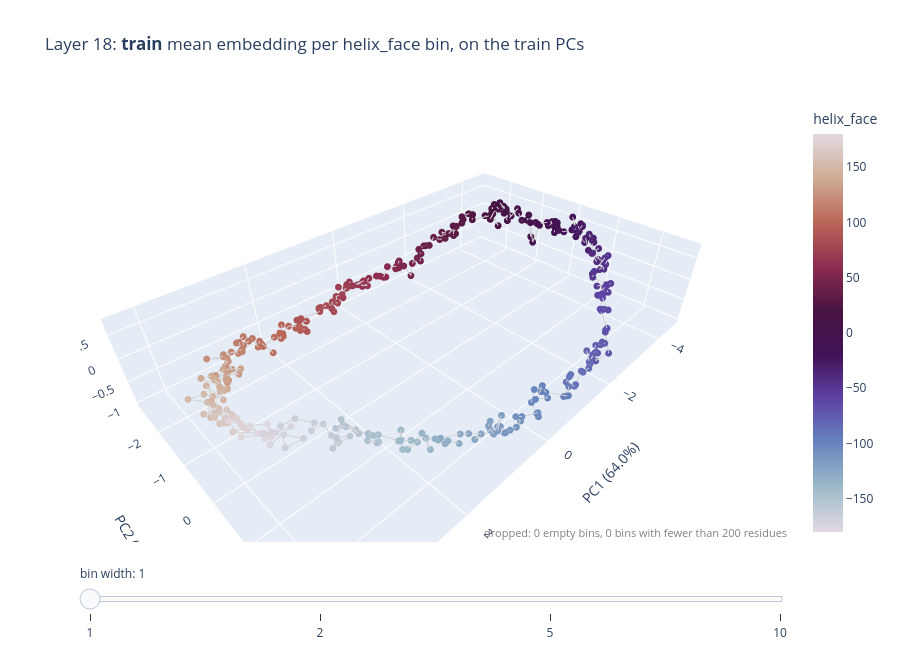
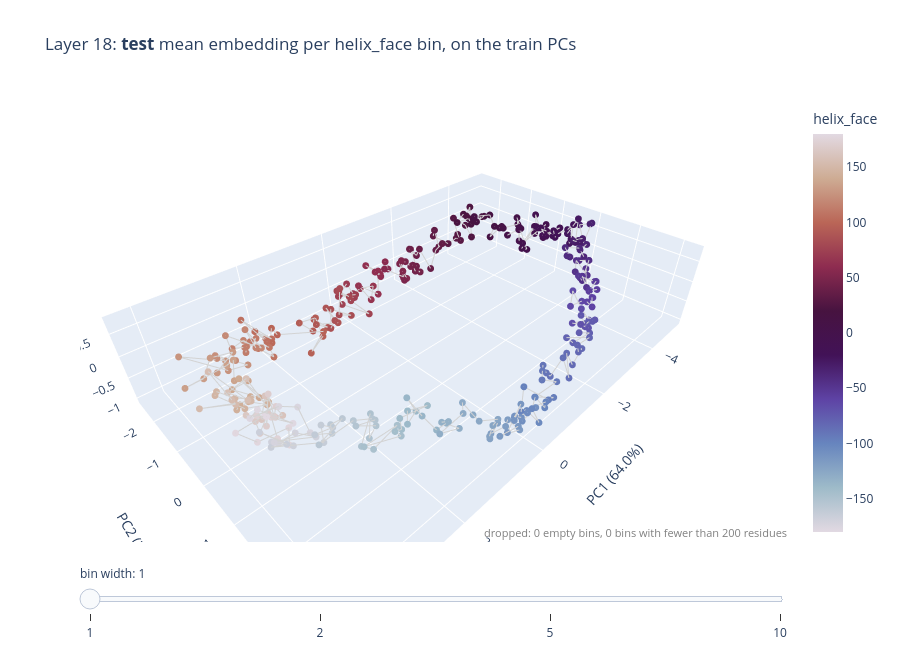

These figures' notebook cell, in order:
### Markdown cell above
### Helix face

### Code cell
widths = [1, 2, 5, 10]
points = {split: {w: bin_means(sums[split]["helix_face"], counts[split]["helix_face"], -180, w) for w in widths} for split in SPLITS}

# train PC axes for every bin width, saved
axes = {}
for w in widths:
    axes[w] = pca_axes(points["train"][w]["means"], reference=axes[widths[0]]["components"] if axes else None)
    np.savez(config.data_path("label_bins") / f"train_helix_face_width{w}_pca_axes_L{LAYER}.npz", **axes[w])
    print(f"bin width {w}: train PC1-6 explain {np.round(axes[w]['explained'], 3)}")

plot_pca(points["train"], axes, "helix_face", f"Layer {LAYER}: <b>train</b> mean embedding per helix_face bin, on the train PCs", periodic=True)
plot_pca(points["test"], axes, "helix_face", f"Layer {LAYER}: <b>test</b> mean embedding per helix_face bin, on the train PCs", periodic=True)

### Figure 1 — Plotly figure (JSON) as saved in the notebook; plotly's stock layout.template omitted (floating-point values rounded to 4 significant figures; data arrays with more than 128 entries replaced by an {"elided": "..."} marker saying what was removed)
{"data": [{"hoverinfo": "text", "line": {"color": "lightgray"}, "marker": {"cmax": 180, "cmin": -180, "color": {"elided": "361 float values"}, "colorbar": {"title": {"text": "helix_face"}}, "colorscale": [[0, "#e2d9e2"], [0.1111, "#9ebbc9"], [0.2222, "#6785be"], [0.3333, "#5e43a5"], [0.4444, "#421257"], [0.5556, "#471340"], [0.6667, "#8e2c50"], [0.7778, "#ba6657"], [0.8889, "#ceac94"], [1, "#e2d9e2"]], "size": 4}, "mode": "markers+lines", "text": {"elided": "361 str values"}, "type": "scatter3d", "visible": true, "x": {"elided": "361 float values"}, "y": {"elided": "361 float values"}, "z": {"elided": "361 float values"}}, {"hoverinfo": "text", "line": {"color": "lightgray"}, "marker": {"cmax": 180, "cmin": -180, "color": {"elided": "181 float values"}, "colorbar": {"title": {"text": "helix_face"}}, "colorscale": [[0, "#e2d9e2"], [0.1111, "#9ebbc9"], [0.2222, "#6785be"], [0.3333, "#5e43a5"], [0.4444, "#421257"], [0.5556, "#471340"], [0.6667, "#8e2c50"], [0.7778, "#ba6657"], [0.8889, "#ceac94"], [1, "#e2d9e2"]], "size": 4}, "mode": "markers+lines", "text": {"elided": "181 str values"}, "type": "scatter3d", "visible": false, "x": {"elided": "181 float values"}, "y": {"elided": "181 float values"}, "z": {"elided": "181 float values"}}, {"hoverinfo": "text", "line": {"color": "lightgray"}, "marker": {"cmax": 180, "cmin": -180, "color": [-177.5, -172.5, -167.5, -162.5, -157.5, -152.5, -147.5, -142.5, -137.5, -132.5, -127.5, -122.5, -117.5, -112.5, -107.5, -102.5, -97.5, -92.5, -87.5, -82.5, -77.5, -72.5, -67.5, -62.5, -57.5, -52.5, -47.5, -42.5, -37.5, -32.5, -27.5, -22.5, -17.5, -12.5, -7.5, -2.5, 2.5, 7.5, 12.5, 17.5, 22.5, 27.5, 32.5, 37.5, 42.5, 47.5, 52.5, 57.5, 62.5, 67.5, 72.5, 77.5, 82.5, 87.5, 92.5, 97.5, 102.5, 107.5, 112.5, 117.5, 122.5, 127.5, 132.5, 137.5, 142.5, 147.5, 152.5, 157.5, 162.5, 167.5, 172.5, 177.5, -177.5], "colorbar": {"title": {"text": "helix_face"}}, "colorscale": [[0, "#e2d9e2"], [0.1111, "#9ebbc9"], [0.2222, "#6785be"], [0.3333, "#5e43a5"], [0.4444, "#421257"], [0.5556, "#471340"], [0.6667, "#8e2c50"], [0.7778, "#ba6657"], [0.8889, "#ceac94"], [1, "#e2d9e2"]], "size": 4}, "mode": "markers+lines", "text": ["helix_face -177.5: 55,357 residues", "helix_face -172.5: 56,283 residues", "helix_face -167.5: 56,039 residues", "helix_face -162.5: 55,802 residues", "helix_face -157.5: 55,809 residues", "helix_face -152.5: 55,021 residues", "helix_face -147.5: 54,686 residues", "helix_face -142.5: 53,416 residues", "helix_face -137.5: 53,443 residues", "helix_face -132.5: 54,226 residues", "helix_face -127.5: 55,403 residues", "helix_face -122.5: 54,292 residues", "helix_face -117.5: 54,573 residues", "helix_face -112.5: 53,450 residues", "helix_face -107.5: 53,649 residues", "helix_face -102.5: 53,410 residues", "helix_face -97.5: 52,795 residues", "helix_face -92.5: 54,149 residues", "helix_face -87.5: 53,252 residues", "helix_face -82.5: 52,566 residues", "helix_face -77.5: 52,443 residues", "helix_face -72.5: 53,556 residues", "helix_face -67.5: 53,096 residues", "helix_face -62.5: 53,018 residues", "helix_face -57.5: 53,648 residues", "helix_face -52.5: 54,466 residues", "helix_face -47.5: 53,248 residues", "helix_face -42.5: 53,266 residues", "helix_face -37.5: 53,862 residues", "helix_face -32.5: 54,820 residues", "helix_face -27.5: 55,146 residues", "helix_face -22.5: 54,930 residues", "helix_face -17.5: 55,007 residues", "helix_face -12.5: 56,636 residues", "helix_face -7.5: 56,928 residues", "helix_face -2.5: 56,885 residues", "helix_face 2.5: 57,057 residues", "helix_face 7.5: 56,805 residues", "helix_face 12.5: 55,858 residues", "helix_face 17.5: 57,217 residues", "helix_face 22.5: 56,866 residues", "helix_face 27.5: 55,565 residues", "helix_face 32.5: 56,276 residues", "helix_face 37.5: 56,293 residues", "helix_face 42.5: 56,776 residues", "helix_face 47.5: 57,103 residues", "helix_face 52.5: 55,480 residues", "helix_face 57.5: 56,197 residues", "helix_face 62.5: 55,977 residues", "helix_face 67.5: 56,481 residues", "helix_face 72.5: 56,193 residues", "helix_face 77.5: 55,340 residues", "helix_face 82.5: 55,702 residues", "helix_face 87.5: 55,094 residues", "helix_face 92.5: 55,049 residues", "helix_face 97.5: 54,323 residues", "helix_face 102.5: 55,294 residues", "helix_face 107.5: 55,924 residues", "helix_face 112.5: 55,785 residues", "helix_face 117.5: 55,795 residues", "helix_face 122.5: 55,076 residues", "helix_face 127.5: 54,757 residues", "helix_face 132.5: 55,835 residues", "helix_face 137.5: 56,264 residues", "helix_face 142.5: 57,002 residues", "helix_face 147.5: 55,514 residues", "helix_face 152.5: 55,675 residues", "helix_face 157.5: 55,637 residues", "helix_face 162.5: 56,366 residues", "helix_face 167.5: 56,373 residues", "helix_face 172.5: 56,217 residues", "helix_face 177.5: 55,813 residues", "helix_face -177.5: 55,357 residues"], "type": "scatter3d", "visible": false, "x": [3.78, 3.705, 3.544, 3.225, 3.12, 2.932, 2.787, 2.441, 2.295, 1.955, 1.663, 1.195, 0.9256, 0.7375, 0.2136, -0.1195, -0.4306, -0.8946, -1.251, -1.6, -2.056, -2.321, -2.638, -2.871, -3.201, -3.583, -3.887, -3.974, -4.038, -4.189, -4.3, -4.435, -4.458, -4.256, -4.111, -3.975, -3.962, -3.766, -3.672, -3.582, -3.402, -2.914, -2.697, -2.389, -1.933, -1.583, -1.349, -1.027, -0.5697, -0.2205, 0.09709, 0.3825, 0.7199, 1.251, 1.406, 1.709, 2.119, 2.459, 2.813, 3.003, 3.325, 3.374, 3.417, 3.571, 3.769, 3.811, 4.061, 4.028, 4.05, 3.901, 3.933, 3.938, 3.78], "y": [0.8589, 0.9694, 1.162, 1.402, 1.492, 1.564, 1.762, 1.826, 1.976, 2.094, 2.221, 2.389, 2.413, 2.449, 2.466, 2.4, 2.437, 2.529, 2.477, 2.487, 2.394, 2.338, 2.141, 1.953, 1.744, 1.514, 1.282, 1.129, 1.003, 0.7473, 0.4037, 0.3058, 0.01387, -0.1953, -0.4211, -0.6305, -0.9354, -1.278, -1.414, -1.475, -1.682, -1.886, -1.933, -2.144, -2.215, -2.303, -2.406, -2.463, -2.542, -2.604, -2.597, -2.466, -2.439, -2.475, -2.315, -2.272, -2.129, -1.986, -1.872, -1.706, -1.51, -1.309, -1.194, -1.065, -0.7573, -0.5848, -0.4555, -0.176, 0.07522, 0.2843, 0.4926, 0.6371, 0.8589], "z": [0.4748, 0.5675, 0.599, 0.4864, 0.4562, 0.4341, 0.2596, 0.09802, 0.0234, -0.1707, -0.2147, -0.2436, -0.352, -0.5027, -0.5734, -0.5081, -0.5343, -0.5835, -0.673, -0.5166, -0.512, -0.6644, -0.3135, -0.1537, -0.08916, -0.111, 0.1524, 0.03262, 0.2395, 0.4099, 0.4619, 0.3988, 0.4334, 0.4433, 0.4763, 0.3886, 0.5212, 0.5484, 0.621, 0.5032, 0.4589, 0.4104, 0.1741, 0.0359, -0.1381, -0.3389, -0.3886, -0.4489, -0.5164, -0.4733, -0.518, -0.526, -0.5427, -0.6501, -0.636, -0.5378, -0.4921, -0.2997, -0.07504, -0.04829, 0.05857, 0.002344, -0.0003341, 0.1687, 0.1406, 0.3009, 0.3452, 0.3595, 0.4519, 0.3627, 0.5195, 0.5281, 0.4748]}, {"hoverinfo": "text", "line": {"color": "lightgray"}, "marker": {"cmax": 180, "cmin": -180, "color": [-175.0, -165.0, -155.0, -145.0, -135.0, -125.0, -115.0, -105.0, -95.0, -85.0, -75.0, -65.0, -55.0, -45.0, -35.0, -25.0, -15.0, -5.0, 5.0, 15.0, 25.0, 35.0, 45.0, 55.0, 65.0, 75.0, 85.0, 95.0, 105.0, 115.0, 125.0, 135.0, 145.0, 155.0, 165.0, 175.0, -175.0], "colorbar": {"title": {"text": "helix_face"}}, "colorscale": [[0, "#e2d9e2"], [0.1111, "#9ebbc9"], [0.2222, "#6785be"], [0.3333, "#5e43a5"], [0.4444, "#421257"], [0.5556, "#471340"], [0.6667, "#8e2c50"], [0.7778, "#ba6657"], [0.8889, "#ceac94"], [1, "#e2d9e2"]], "size": 4}, "mode": "markers+lines", "text": ["helix_face -175: 111,640 residues", "helix_face -165: 111,841 residues", "helix_face -155: 110,830 residues", "helix_face -145: 108,102 residues", "helix_face -135: 107,669 residues", "helix_face -125: 109,695 residues", "helix_face -115: 108,023 residues", "helix_face -105: 107,059 residues", "helix_face -95: 106,944 residues", "helix_face -85: 105,818 residues", "helix_face -75: 105,999 residues", "helix_face -65: 106,114 residues", "helix_face -55: 108,114 residues", "helix_face -45: 106,514 residues", "helix_face -35: 108,682 residues", "helix_face -25: 110,076 residues", "helix_face -15: 111,643 residues", "helix_face -5: 113,813 residues", "helix_face 5: 113,862 residues", "helix_face 15: 113,075 residues", "helix_face 25: 112,431 residues", "helix_face 35: 112,569 residues", "helix_face 45: 113,879 residues", "helix_face 55: 111,677 residues", "helix_face 65: 112,458 residues", "helix_face 75: 111,533 residues", "helix_face 85: 110,796 residues", "helix_face 95: 109,372 residues", "helix_face 105: 111,218 residues", "helix_face 115: 111,580 residues", "helix_face 125: 109,833 residues", "helix_face 135: 112,099 residues", "helix_face 145: 112,516 residues", "helix_face 155: 111,312 residues", "helix_face 165: 112,739 residues", "helix_face 175: 112,030 residues", "helix_face -175: 111,640 residues"], "type": "scatter3d", "visible": false, "x": [3.743, 3.385, 3.027, 2.617, 2.124, 1.432, 0.8337, 0.0486, -0.6644, -1.423, -2.189, -2.753, -3.392, -3.93, -4.114, -4.367, -4.356, -4.043, -3.865, -3.627, -3.162, -2.544, -1.759, -1.188, -0.3955, 0.2376, 0.983, 1.556, 2.289, 2.907, 3.349, 3.494, 3.789, 4.045, 3.976, 3.936, 3.743], "y": [0.913, 1.281, 1.527, 1.793, 2.035, 2.303, 2.43, 2.433, 2.484, 2.483, 2.367, 2.049, 1.63, 1.207, 0.8764, 0.357, -0.09016, -0.5239, -1.104, -1.443, -1.781, -2.037, -2.258, -2.434, -2.573, -2.532, -2.457, -2.294, -2.058, -1.79, -1.411, -1.13, -0.6739, -0.3176, 0.1779, 0.563, 0.913], "z": [0.523, 0.5463, 0.4396, 0.1683, -0.08016, -0.2334, -0.4198, -0.5331, -0.5553, -0.5959, -0.5807, -0.2437, -0.1092, 0.08903, 0.3221, 0.4278, 0.4453, 0.4469, 0.5376, 0.564, 0.4291, 0.09817, -0.2347, -0.4229, -0.5009, -0.5222, -0.5874, -0.5822, -0.3979, -0.07346, 0.02426, 0.08199, 0.221, 0.3586, 0.4198, 0.5301, 0.523]}], "layout": {"annotations": [{"font": {"color": "gray", "size": 11}, "showarrow": false, "text": "dropped: 0 empty bins, 0 bins with fewer than 200 residues", "x": 1, "xanchor": "right", "xref": "paper", "y": 0, "yanchor": "bottom", "yref": "paper"}], "height": 650, "scene": {"aspectmode": "data", "xaxis": {"title": {"text": "PC1 (64.0%)"}}, "yaxis": {"title": {"text": "PC2 (23.3%)"}}, "zaxis": {"title": {"text": "PC3 (1.3%)"}}}, "sliders": [{"currentvalue": {"prefix": "bin width: "}, "steps": [{"args": [{"visible": [true, false, false, false]}, {"annotations": [{"font": {"color": "gray", "size": 11}, "showarrow": false, "text": "dropped: 0 empty bins, 0 bins with fewer than 200 residues", "x": 1, "xanchor": "right", "xref": "paper", "y": 0, "yanchor": "bottom", "yref": "paper"}], "scene.xaxis.title.text": "PC1 (64.0%)", "scene.yaxis.title.text": "PC2 (23.3%)", "scene.zaxis.title.text": "PC3 (1.3%)"}], "label": "1", "method": "update"}, {"args": [{"visible": [false, true, false, false]}, {"annotations": [{"font": {"color": "gray", "size": 11}, "showarrow": false, "text": "dropped: 0 empty bins, 0 bins with fewer than 200 residues", "x": 1, "xanchor": "right", "xref": "paper", "y": 0, "yanchor": "bottom", "yref": "paper"}], "scene.xaxis.title.text": "PC1 (65.8%)", "scene.yaxis.title.text": "PC2 (24.0%)", "scene.zaxis.title.text": "PC3 (1.3%)"}], "label": "2", "method": "update"}, {"args": [{"visible": [false, false, true, false]}, {"annotations": [{"font": {"color": "gray", "size": 11}, "showarrow": false, "text": "dropped: 0 empty bins, 0 bins with fewer than 200 residues", "x": 1, "xanchor": "right", "xref": "paper", "y": 0, "yanchor": "bottom", "yref": "paper"}], "scene.xaxis.title.text": "PC1 (67.6%)", "scene.yaxis.title.text": "PC2 (24.6%)", "scene.zaxis.title.text": "PC3 (1.3%)"}], "label": "5", "method": "update"}, {"args": [{"visible": [false, false, false, true]}, {"annotations": [{"font": {"color": "gray", "size": 11}, "showarrow": false, "text": "dropped: 0 empty bins, 0 bins with fewer than 200 residues", "x": 1, "xanchor": "right", "xref": "paper", "y": 0, "yanchor": "bottom", "yref": "paper"}], "scene.xaxis.title.text": "PC1 (68.9%)", "scene.yaxis.title.text": "PC2 (25.1%)", "scene.zaxis.title.text": "PC3 (1.3%)"}], "label": "10", "method": "update"}]}], "title": {"text": "Layer 18: <b>train</b> mean embedding per helix_face bin, on the train PCs"}}}

### Figure 2 — Plotly figure (JSON) as saved in the notebook; plotly's stock layout.template omitted (floating-point values rounded to 4 significant figures; data arrays with more than 128 entries replaced by an {"elided": "..."} marker saying what was removed)
{"data": [{"hoverinfo": "text", "line": {"color": "lightgray"}, "marker": {"cmax": 180, "cmin": -180, "color": {"elided": "361 float values"}, "colorbar": {"title": {"text": "helix_face"}}, "colorscale": [[0, "#e2d9e2"], [0.1111, "#9ebbc9"], [0.2222, "#6785be"], [0.3333, "#5e43a5"], [0.4444, "#421257"], [0.5556, "#471340"], [0.6667, "#8e2c50"], [0.7778, "#ba6657"], [0.8889, "#ceac94"], [1, "#e2d9e2"]], "size": 4}, "mode": "markers+lines", "text": {"elided": "361 str values"}, "type": "scatter3d", "visible": true, "x": {"elided": "361 float values"}, "y": {"elided": "361 float values"}, "z": {"elided": "361 float values"}}, {"hoverinfo": "text", "line": {"color": "lightgray"}, "marker": {"cmax": 180, "cmin": -180, "color": {"elided": "181 float values"}, "colorbar": {"title": {"text": "helix_face"}}, "colorscale": [[0, "#e2d9e2"], [0.1111, "#9ebbc9"], [0.2222, "#6785be"], [0.3333, "#5e43a5"], [0.4444, "#421257"], [0.5556, "#471340"], [0.6667, "#8e2c50"], [0.7778, "#ba6657"], [0.8889, "#ceac94"], [1, "#e2d9e2"]], "size": 4}, "mode": "markers+lines", "text": {"elided": "181 str values"}, "type": "scatter3d", "visible": false, "x": {"elided": "181 float values"}, "y": {"elided": "181 float values"}, "z": {"elided": "181 float values"}}, {"hoverinfo": "text", "line": {"color": "lightgray"}, "marker": {"cmax": 180, "cmin": -180, "color": [-177.5, -172.5, -167.5, -162.5, -157.5, -152.5, -147.5, -142.5, -137.5, -132.5, -127.5, -122.5, -117.5, -112.5, -107.5, -102.5, -97.5, -92.5, -87.5, -82.5, -77.5, -72.5, -67.5, -62.5, -57.5, -52.5, -47.5, -42.5, -37.5, -32.5, -27.5, -22.5, -17.5, -12.5, -7.5, -2.5, 2.5, 7.5, 12.5, 17.5, 22.5, 27.5, 32.5, 37.5, 42.5, 47.5, 52.5, 57.5, 62.5, 67.5, 72.5, 77.5, 82.5, 87.5, 92.5, 97.5, 102.5, 107.5, 112.5, 117.5, 122.5, 127.5, 132.5, 137.5, 142.5, 147.5, 152.5, 157.5, 162.5, 167.5, 172.5, 177.5, -177.5], "colorbar": {"title": {"text": "helix_face"}}, "colorscale": [[0, "#e2d9e2"], [0.1111, "#9ebbc9"], [0.2222, "#6785be"], [0.3333, "#5e43a5"], [0.4444, "#421257"], [0.5556, "#471340"], [0.6667, "#8e2c50"], [0.7778, "#ba6657"], [0.8889, "#ceac94"], [1, "#e2d9e2"]], "size": 4}, "mode": "markers+lines", "text": ["helix_face -177.5: 12,474 residues", "helix_face -172.5: 12,744 residues", "helix_face -167.5: 12,019 residues", "helix_face -162.5: 11,952 residues", "helix_face -157.5: 12,405 residues", "helix_face -152.5: 12,503 residues", "helix_face -147.5: 12,237 residues", "helix_face -142.5: 12,159 residues", "helix_face -137.5: 12,171 residues", "helix_face -132.5: 11,697 residues", "helix_face -127.5: 11,886 residues", "helix_face -122.5: 11,770 residues", "helix_face -117.5: 12,067 residues", "helix_face -112.5: 11,683 residues", "helix_face -107.5: 11,690 residues", "helix_face -102.5: 11,743 residues", "helix_face -97.5: 11,764 residues", "helix_face -92.5: 11,896 residues", "helix_face -87.5: 12,276 residues", "helix_face -82.5: 12,669 residues", "helix_face -77.5: 12,235 residues", "helix_face -72.5: 12,084 residues", "helix_face -67.5: 12,251 residues", "helix_face -62.5: 12,929 residues", "helix_face -57.5: 12,368 residues", "helix_face -52.5: 11,838 residues", "helix_face -47.5: 11,802 residues", "helix_face -42.5: 12,187 residues", "helix_face -37.5: 12,092 residues", "helix_face -32.5: 12,323 residues", "helix_face -27.5: 12,213 residues", "helix_face -22.5: 12,424 residues", "helix_face -17.5: 12,331 residues", "helix_face -12.5: 12,323 residues", "helix_face -7.5: 12,053 residues", "helix_face -2.5: 11,564 residues", "helix_face 2.5: 11,965 residues", "helix_face 7.5: 12,543 residues", "helix_face 12.5: 12,594 residues", "helix_face 17.5: 12,695 residues", "helix_face 22.5: 12,740 residues", "helix_face 27.5: 12,705 residues", "helix_face 32.5: 12,989 residues", "helix_face 37.5: 12,869 residues", "helix_face 42.5: 12,364 residues", "helix_face 47.5: 12,024 residues", "helix_face 52.5: 12,139 residues", "helix_face 57.5: 11,740 residues", "helix_face 62.5: 11,856 residues", "helix_face 67.5: 11,752 residues", "helix_face 72.5: 11,971 residues", "helix_face 77.5: 12,580 residues", "helix_face 82.5: 12,597 residues", "helix_face 87.5: 12,159 residues", "helix_face 92.5: 11,770 residues", "helix_face 97.5: 11,714 residues", "helix_face 102.5: 11,923 residues", "helix_face 107.5: 12,213 residues", "helix_face 112.5: 12,678 residues", "helix_face 117.5: 12,455 residues", "helix_face 122.5: 12,633 residues", "helix_face 127.5: 12,626 residues", "helix_face 132.5: 12,291 residues", "helix_face 137.5: 12,185 residues", "helix_face 142.5: 11,645 residues", "helix_face 147.5: 12,342 residues", "helix_face 152.5: 12,416 residues", "helix_face 157.5: 12,388 residues", "helix_face 162.5: 12,125 residues", "helix_face 167.5: 12,472 residues", "helix_face 172.5: 12,071 residues", "helix_face 177.5: 12,120 residues", "helix_face -177.5: 12,474 residues"], "type": "scatter3d", "visible": false, "x": [3.558, 3.431, 3.584, 3.283, 2.982, 2.607, 2.615, 2.093, 1.941, 1.434, 1.057, 0.6103, 0.4965, 0.3502, 0.06455, -0.2025, -0.4872, -0.8598, -1.381, -2.086, -2.403, -2.561, -2.669, -3.048, -3.356, -3.771, -3.809, -3.881, -4.344, -4.854, -4.602, -4.524, -4.439, -4.404, -4.491, -4.29, -4.167, -4.201, -3.707, -3.677, -3.495, -3.397, -2.909, -2.415, -2.05, -1.884, -1.594, -1.229, -1.022, -0.6652, -0.2033, -0.1546, 0.1746, 0.598, 0.8645, 1.357, 2.055, 2.309, 2.609, 2.664, 3.121, 3.341, 3.532, 3.306, 3.366, 3.607, 3.681, 3.55, 3.358, 3.507, 3.473, 3.637, 3.558], "y": [1.047, 1.348, 1.474, 1.679, 1.795, 2.093, 2.165, 2.265, 2.247, 2.48, 2.505, 2.782, 2.933, 3.012, 2.994, 3.04, 2.914, 2.73, 2.717, 2.714, 2.476, 2.541, 2.343, 2.055, 2.122, 1.719, 1.573, 1.382, 1.116, 0.9231, 0.8716, 0.7183, 0.3754, 0.1301, -0.1077, -0.196, -0.5198, -0.8397, -1.177, -1.389, -1.642, -1.656, -1.854, -1.832, -2.018, -2.007, -1.866, -2.153, -2.213, -2.267, -2.27, -2.123, -2.032, -1.886, -2.082, -1.813, -1.932, -1.6, -1.507, -1.393, -1.213, -1.223, -0.9307, -0.4003, -0.1559, 0.02519, 0.1404, 0.1548, 0.4371, 0.6677, 0.847, 1.019, 1.047], "z": [0.5443, 0.3307, 0.3421, 0.3927, 0.3602, 0.3244, 0.1792, 0.1226, 0.2039, -0.2131, -0.2808, -0.6605, -0.6533, -0.4818, -0.5648, -0.6216, -0.6697, -0.5442, -0.592, -0.5637, -0.4603, -0.2332, -0.3412, -0.1306, -0.09725, -0.033, 0.05123, 0.1692, 0.218, 0.4376, 0.3697, 0.4336, 0.3666, 0.3728, 0.3275, 0.1062, 0.1938, 0.2715, 0.3289, 0.3875, 0.4631, 0.08528, -0.03433, -0.264, -0.3658, -0.5391, -0.4769, -0.4129, -0.4571, -0.7179, -0.606, -0.7069, -0.5837, -0.7536, -0.8035, -0.7508, -0.5128, -0.34, -0.1866, -0.03446, 0.04396, -0.008696, 0.1259, 0.007683, -0.1932, 0.1891, 0.2574, 0.41, 0.08245, 0.2208, 0.2846, 0.2521, 0.5443]}, {"hoverinfo": "text", "line": {"color": "lightgray"}, "marker": {"cmax": 180, "cmin": -180, "color": [-175.0, -165.0, -155.0, -145.0, -135.0, -125.0, -115.0, -105.0, -95.0, -85.0, -75.0, -65.0, -55.0, -45.0, -35.0, -25.0, -15.0, -5.0, 5.0, 15.0, 25.0, 35.0, 45.0, 55.0, 65.0, 75.0, 85.0, 95.0, 105.0, 115.0, 125.0, 135.0, 145.0, 155.0, 165.0, 175.0, -175.0], "colorbar": {"title": {"text": "helix_face"}}, "colorscale": [[0, "#e2d9e2"], [0.1111, "#9ebbc9"], [0.2222, "#6785be"], [0.3333, "#5e43a5"], [0.4444, "#421257"], [0.5556, "#471340"], [0.6667, "#8e2c50"], [0.7778, "#ba6657"], [0.8889, "#ceac94"], [1, "#e2d9e2"]], "size": 4}, "mode": "markers+lines", "text": ["helix_face -175: 25,218 residues", "helix_face -165: 23,971 residues", "helix_face -155: 24,908 residues", "helix_face -145: 24,396 residues", "helix_face -135: 23,868 residues", "helix_face -125: 23,656 residues", "helix_face -115: 23,750 residues", "helix_face -105: 23,433 residues", "helix_face -95: 23,660 residues", "helix_face -85: 24,945 residues", "helix_face -75: 24,319 residues", "helix_face -65: 25,180 residues", "helix_face -55: 24,206 residues", "helix_face -45: 23,989 residues", "helix_face -35: 24,415 residues", "helix_face -25: 24,637 residues", "helix_face -15: 24,654 residues", "helix_face -5: 23,617 residues", "helix_face 5: 24,508 residues", "helix_face 15: 25,289 residues", "helix_face 25: 25,445 residues", "helix_face 35: 25,858 residues", "helix_face 45: 24,388 residues", "helix_face 55: 23,879 residues", "helix_face 65: 23,608 residues", "helix_face 75: 24,551 residues", "helix_face 85: 24,756 residues", "helix_face 95: 23,484 residues", "helix_face 105: 24,136 residues", "helix_face 115: 25,133 residues", "helix_face 125: 25,259 residues", "helix_face 135: 24,476 residues", "helix_face 145: 23,987 residues", "helix_face 155: 24,804 residues", "helix_face 165: 24,597 residues", "helix_face 175: 24,191 residues", "helix_face -175: 25,218 residues"], "type": "scatter3d", "visible": false, "x": [3.495, 3.435, 2.795, 2.356, 1.694, 0.8367, 0.4264, -0.06741, -0.6728, -1.737, -2.48, -2.862, -3.557, -3.845, -4.601, -4.562, -4.421, -4.392, -4.184, -3.692, -3.447, -2.664, -1.968, -1.415, -0.8452, -0.1787, 0.3824, 1.11, 2.183, 2.636, 3.231, 3.42, 3.491, 3.616, 3.435, 3.556, 3.495], "y": [1.198, 1.575, 1.944, 2.214, 2.361, 2.643, 2.972, 3.017, 2.822, 2.717, 2.51, 2.197, 1.927, 1.478, 1.021, 0.7969, 0.2551, -0.1484, -0.6811, -1.281, -1.647, -1.842, -2.011, -2.006, -2.239, -2.194, -1.96, -1.948, -1.764, -1.451, -1.219, -0.6678, -0.06389, 0.1461, 0.5526, 0.9321, 1.198], "z": [0.4176, 0.347, 0.3137, 0.1237, -0.0323, -0.4911, -0.587, -0.6112, -0.6242, -0.6026, -0.3783, -0.2589, -0.08993, 0.08522, 0.2957, 0.3809, 0.3572, 0.208, 0.2215, 0.3369, 0.2549, -0.1639, -0.4694, -0.4707, -0.605, -0.6728, -0.6829, -0.7869, -0.4426, -0.1405, -0.01409, 0.04017, -0.01879, 0.3163, 0.1473, 0.2578, 0.4176]}], "layout": {"annotations": [{"font": {"color": "gray", "size": 11}, "showarrow": false, "text": "dropped: 0 empty bins, 0 bins with fewer than 200 residues", "x": 1, "xanchor": "right", "xref": "paper", "y": 0, "yanchor": "bottom", "yref": "paper"}], "height": 650, "scene": {"aspectmode": "data", "xaxis": {"title": {"text": "PC1 (64.0%)"}}, "yaxis": {"title": {"text": "PC2 (23.3%)"}}, "zaxis": {"title": {"text": "PC3 (1.3%)"}}}, "sliders": [{"currentvalue": {"prefix": "bin width: "}, "steps": [{"args": [{"visible": [true, false, false, false]}, {"annotations": [{"font": {"color": "gray", "size": 11}, "showarrow": false, "text": "dropped: 0 empty bins, 0 bins with fewer than 200 residues", "x": 1, "xanchor": "right", "xref": "paper", "y": 0, "yanchor": "bottom", "yref": "paper"}], "scene.xaxis.title.text": "PC1 (64.0%)", "scene.yaxis.title.text": "PC2 (23.3%)", "scene.zaxis.title.text": "PC3 (1.3%)"}], "label": "1", "method": "update"}, {"args": [{"visible": [false, true, false, false]}, {"annotations": [{"font": {"color": "gray", "size": 11}, "showarrow": false, "text": "dropped: 0 empty bins, 0 bins with fewer than 200 residues", "x": 1, "xanchor": "right", "xref": "paper", "y": 0, "yanchor": "bottom", "yref": "paper"}], "scene.xaxis.title.text": "PC1 (65.8%)", "scene.yaxis.title.text": "PC2 (24.0%)", "scene.zaxis.title.text": "PC3 (1.3%)"}], "label": "2", "method": "update"}, {"args": [{"visible": [false, false, true, false]}, {"annotations": [{"font": {"color": "gray", "size": 11}, "showarrow": false, "text": "dropped: 0 empty bins, 0 bins with fewer than 200 residues", "x": 1, "xanchor": "right", "xref": "paper", "y": 0, "yanchor": "bottom", "yref": "paper"}], "scene.xaxis.title.text": "PC1 (67.6%)", "scene.yaxis.title.text": "PC2 (24.6%)", "scene.zaxis.title.text": "PC3 (1.3%)"}], "label": "5", "method": "update"}, {"args": [{"visible": [false, false, false, true]}, {"annotations": [{"font": {"color": "gray", "size": 11}, "showarrow": false, "text": "dropped: 0 empty bins, 0 bins with fewer than 200 residues", "x": 1, "xanchor": "right", "xref": "paper", "y": 0, "yanchor": "bottom", "yref": "paper"}], "scene.xaxis.title.text": "PC1 (68.9%)", "scene.yaxis.title.text": "PC2 (25.1%)", "scene.zaxis.title.text": "PC3 (1.3%)"}], "label": "10", "method": "update"}]}], "title": {"text": "Layer 18: <b>test</b> mean embedding per helix_face bin, on the train PCs"}}}
